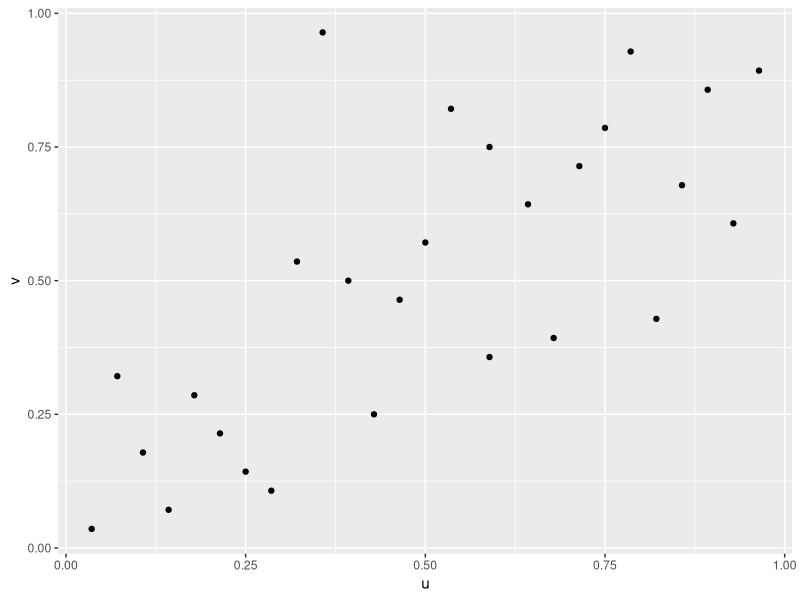
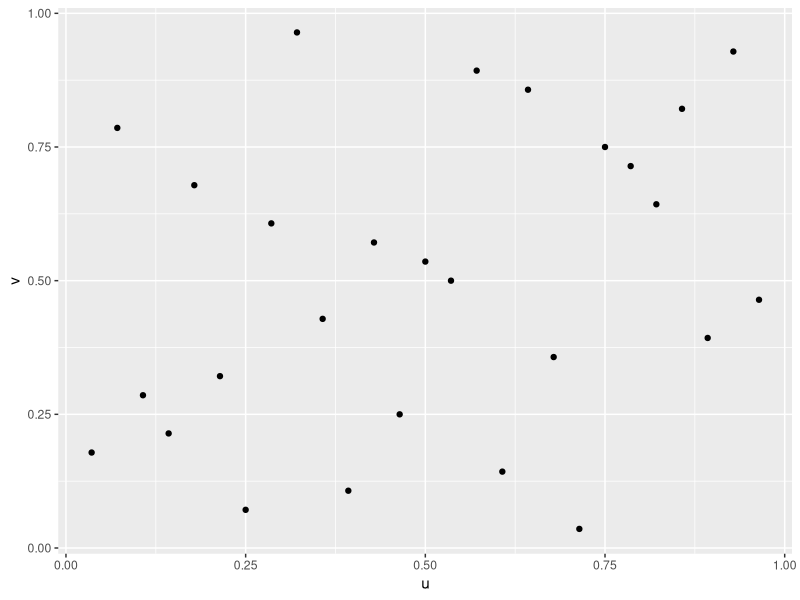
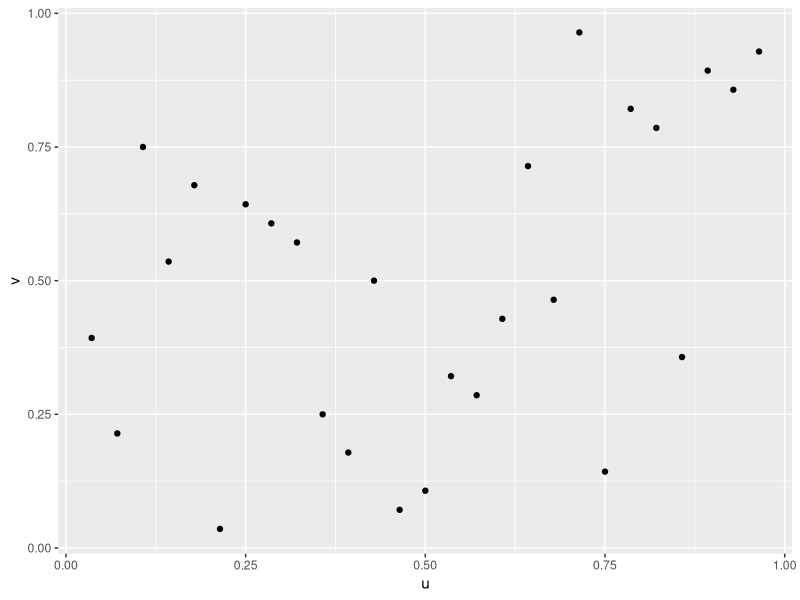

Generate these figures, in order, with R: (Note: this script raises an error after producing the figures.)
library(ggplot2)
library(stringi)
library(stringr)
library(data.table)
setwd("/home/ze/Área de Trabalho/")

dados <- fread("trabalho_industria.csv", dec = ",")

dados <- as.data.table(apply(dados, 2, str_replace_all, pattern = " ", replacement = ""))

dados[,val_bolso1 := as.numeric(bolso1)/(as.numeric(bolso1)+as.numeric(haddad1)+as.numeric(ciro)+as.numeric(outros))]
dados[,val_bolso2 := as.numeric(bolso2)/(as.numeric(bolso2)+as.numeric(haddad2))]


cor(as.numeric(dados$variacao_trabalho_industria), dados$val_bolso1, method = "spearman")
cor(as.numeric(dados$evangelicos), dados$val_bolso1, method = "spearman")
cor(as.numeric(dados$catolicos), dados$val_bolso1, method = "spearman")
cor(as.numeric(dados$bovino_18_08), dados$val_bolso1, method = "spearman")
cor(as.numeric(dados$suino_18_08), dados$val_bolso1, method = "spearman")
cor(as.numeric(dados$galo_18_08), dados$val_bolso1, method = "spearman")
cor(as.numeric(dados$var_soja_areacolhida_18_08), dados$val_bolso1, method = "spearman")

u <- rank(as.numeric(dados$evangelicos))/28
v <- rank(as.numeric(dados$val_bolso1))/28

dados %>% ggplot(aes(x = u, y = v)) + 
  geom_point()


u <- rank(as.numeric(dados$var_soja_areacolhida_18_08))/28
v <- rank(as.numeric(dados$val_bolso1))/28

dados %>% ggplot(aes(x = u, y = v)) + geom_point() 

u <- rank(as.numeric(dados$bovino_18_08))/28
v <- rank(as.numeric(dados$val_bolso1))/28

dados %>% ggplot(aes(x = u, y = v)) + geom_point() 


expose_stan_functions("./rnsp_frank_gauss.stan")

## check if copula density integrates to 1
frank_copula_pdf <- function(uv, theta) {
  exp(log_frank_copula(uv[1], uv[2], theta) )
}
adaptIntegrate(frank_copula_pdf
                  ,lowerLimit = c(0,0)
                  ,upperLimit = c(1,1)
                  ,theta = -25
                  ,doChecking = TRUE
                   )
## $integral 1, $error 9.981324e-06
## $functionEvaluations 15113, $returnCode 0

normal.fit.gauss.prior <- stan(
  file = "/home/ze/análise Bolsonaro 2018/normalcopula.stan",
  data = list(
  N = nrow(dados),
  u = qnorm(u),
  v = qnorm(v)
),
seed = 2020
)




